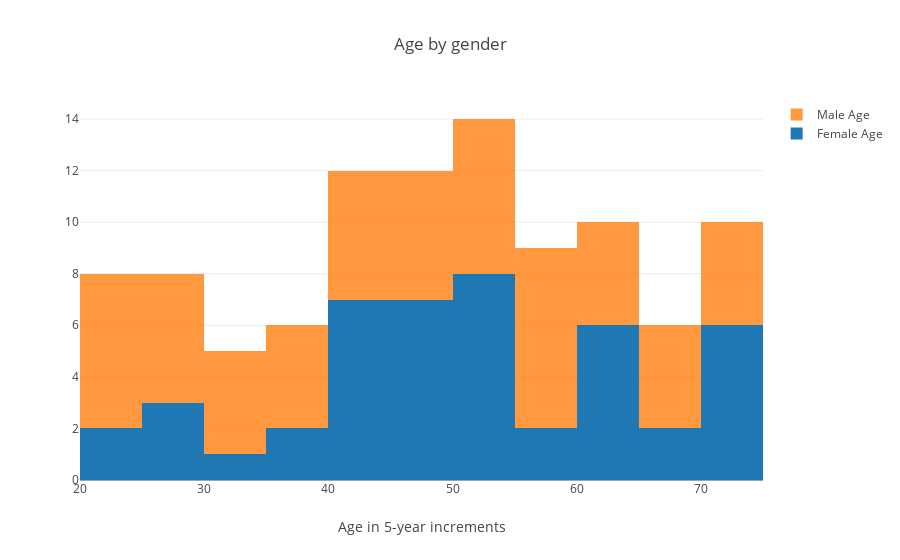

The notebook cell saved with this chart:
### Markdown cell above
# Two Datasets

### Code cell
trace0 = go.Histogram(
    x = female.Age,
    name = "Female Age",
    xbins = dict(start=20, end=80, size=5)
)

trace1 = go.Histogram(
    x = male.Age,
    name = "Male Age",
    xbins = dict(start=20, end=80, size=5),
    opacity = 0.8
)

data = [trace0, trace1]

layout = {
    "title":"Age by gender",
    "xaxis": {"title":"Age in 5-year increments"},
    "barmode":"stack"
}

py.iplot({"data":data, "layout":layout})

### Figure 1 — Plotly figure (JSON) as saved in the notebook; plotly's stock layout.template omitted (floating-point values rounded to 4 significant figures)
{"data": [{"name": "Female Age", "type": "histogram", "uid": "946e42df-c524-4045-9efe-26ee1c305482", "x": [54.59, 63.12, 35.72, 64.3, 72.74, 40.99, 51.3, 62.73, 68.66, 40.7, 54.23, 40.92, 56.17, 67.93, 44.55, 59.05, 70.94, 44.88, 70.1, 53.11, 23.34, 48.16, 53.79, 70.25, 72.78, 63.77, 54.75, 46.82, 45.39, 27.69, 60.88, 52.71, 46.47, 26.78, 33.38, 43.5, 37.23, 44.59, 70.58, 61.29, 29.24, 51.69, 46.94, 48.14, 49.99, 24.08], "xbins": {"end": 80, "size": 5, "start": 20}}, {"name": "Male Age", "opacity": 0.8, "type": "histogram", "uid": "d8c0a32c-24a7-4e67-8238-d8ee371e93e4", "x": [31.34, 44.64, 63.41, 35.93, 68.3, 40.32, 48.05, 57.91, 59.49, 48.17, 21.74, 25.07, 71.39, 42.45, 63.59, 38.11, 51.68, 64.32, 28.76, 59.03, 32.81, 24.23, 30.95, 23.56, 57.44, 49.8, 51.32, 38.8, 27.04, 51.56, 21.37, 54.34, 63.69, 74.57, 36.4, 31.57, 41.65, 23.91, 74.03, 27.45, 69.6, 49.94, 21.34, 54.06, 54.79, 59.12, 29.09, 65.87, 55.22, 44.67, 49.52, 72.38, 65.24, 57.15], "xbins": {"end": 80, "size": 5, "start": 20}}], "layout": {"autosize": true, "barmode": "stack", "title": {"text": "Age by gender"}, "xaxis": {"autorange": true, "range": [20, 75], "title": {"text": "Age in 5-year increments"}, "type": "linear"}, "yaxis": {"autorange": true, "range": [0, 14.74]}}}
